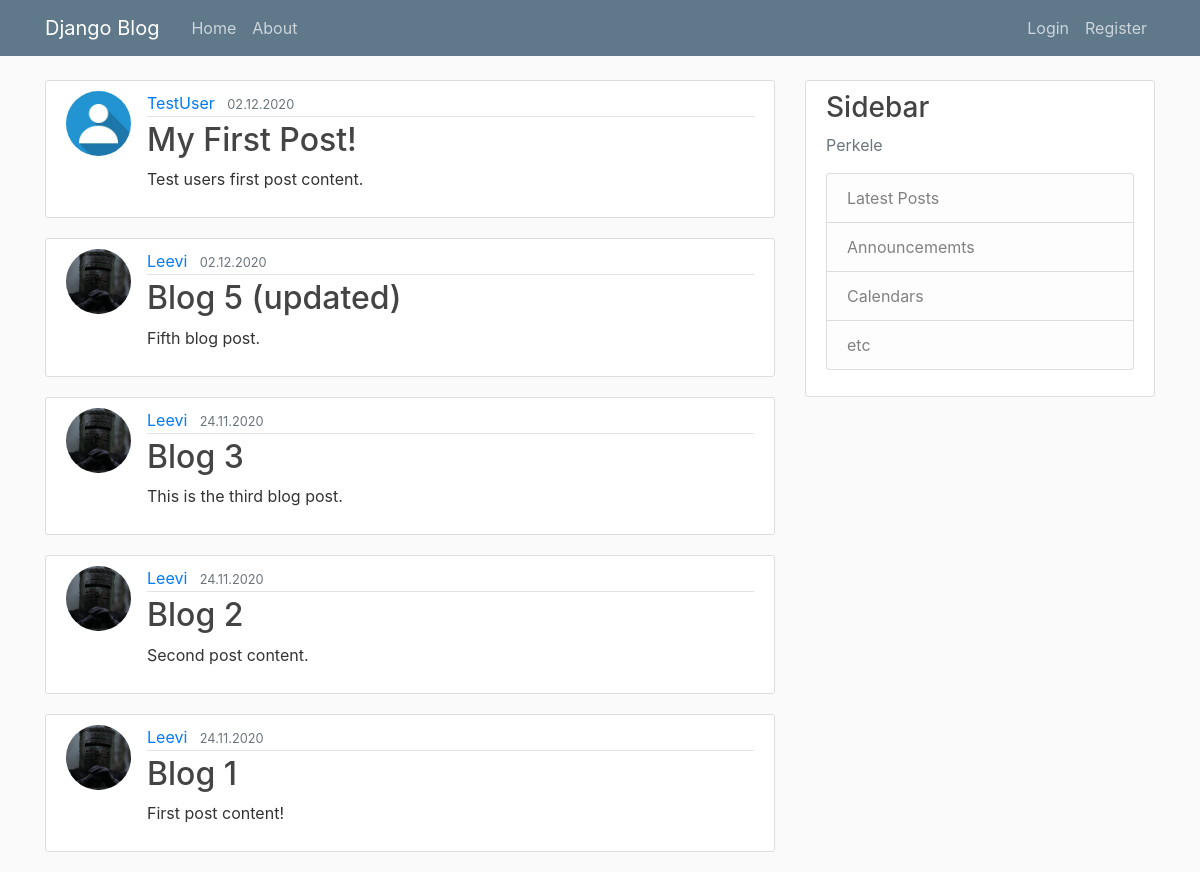
Before: / with the older database file.
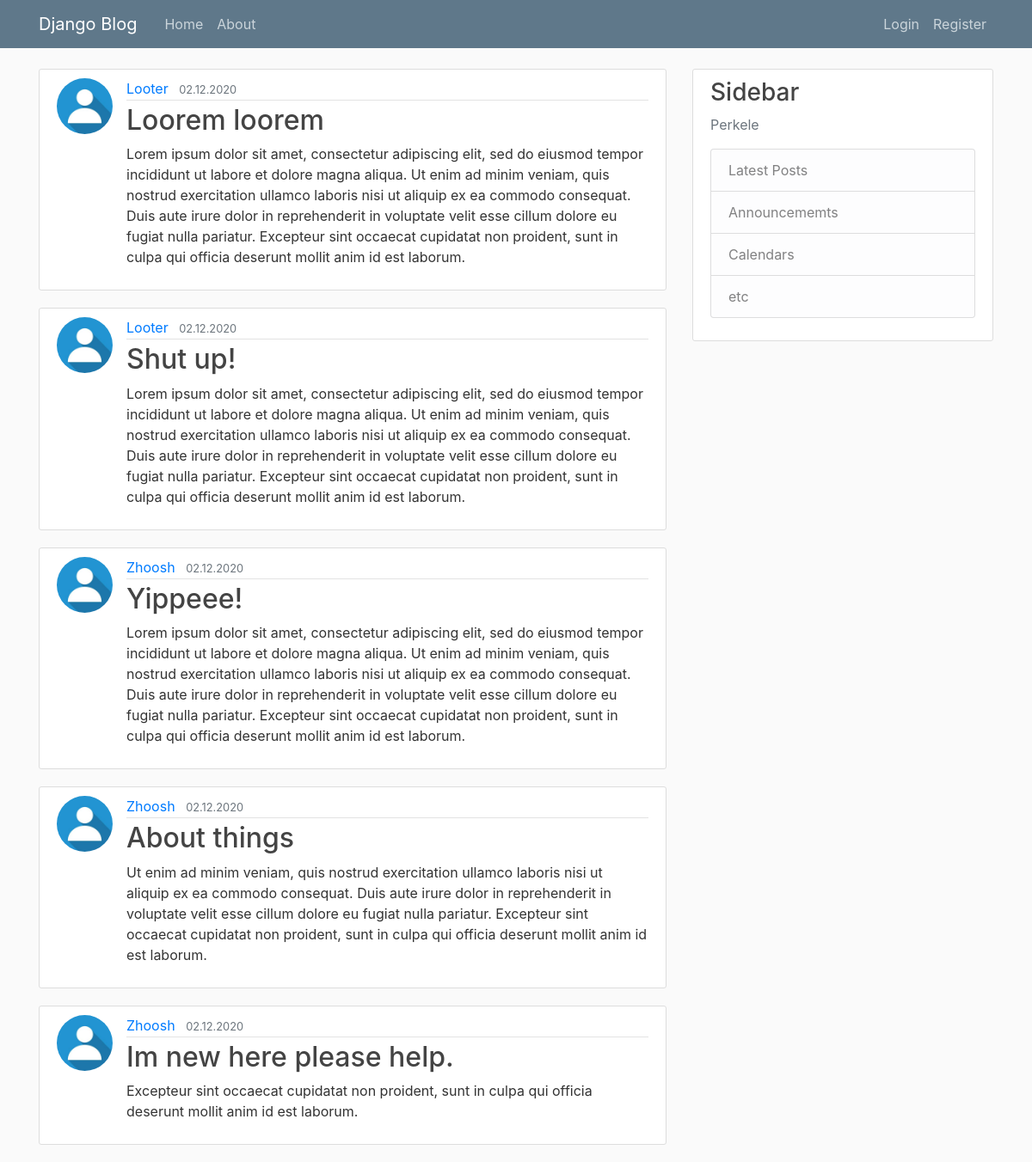
After: the same page with the newer database file.
### blog/models.py (models this page shows, shortened)
class Post(models.Model):
    title = models.CharField(max_length=100)
    content = models.TextField()
    date_posted = models.DateTimeField(default=timezone.now)
    author = models.ForeignKey(User, on_delete=models.CASCADE)

### users/models.py (models this page shows, shortened)
class Profile(models.Model):
    user = models.OneToOneField(User, on_delete=models.CASCADE)
    image = models.ImageField(default='default.jpg', upload_to='profile_pics')

### blog/views.py (the view)
# urls.py: path('', PostListView.as_view(), name='blog-home'),
class PostListView(ListView):
    model = Post
    template_name = 'blog/home.html'
    context_object_name = 'posts'
    ordering = ['-date_posted']
    paginate_by = 5

### blog/templates/blog/home.html
{% extends "blog/layout.html" %}
{% block content %}
    {% for post in posts %}
        <article class="media content-section">
          <img class="rounded-circle article-img" src="{{ post.author.profile.image.url}}">
          <div class="media-body">
            <div class="article-metadata">
              <a class="mr-2" href="#">{{ post.author }}</a>
              <small class="text-muted">{{ post.date_posted | date:"d.n.Y" }}</small>
            </div>
            <h2><a class="article-title" href="{% url 'post-detail' post.id %}">{{ post.title }}</a></h2>
            <p class="article-content">{{ post.content }}</p>
          </div>
        </article>
    {% endfor %}
{% endblock content %}

Changed rows visible on the page:
no longer on this page (row unchanged): Post: author.profile.image (placeholder picture), author "TestUser", date_posted "02.12.2020", title "My First Post!", content "Test users first post content."
no longer on this page (row unchanged): Post: author.profile.image (picture), author "Leevi", date_posted "02.12.2020", title "Blog 5 (updated)", content "Fifth blog post."
no longer on this page (row unchanged): Post: author.profile.image (picture), author "Leevi", date_posted "24.11.2020", title "Blog 3", content "This is the third blog post."
no longer on this page (row unchanged): Post: author.profile.image (picture), author "Leevi", date_posted "24.11.2020", title "Blog 2", content "Second post content."
no longer on this page (row unchanged): Post: author.profile.image (picture), author "Leevi", date_posted "24.11.2020", title "Blog 1", content "First post content!"
added Post: author.profile.image (placeholder picture), author "Looter", date_posted "02.12.2020", title "Loorem loorem", content "Lorem ipsum dolor sit amet, consectetur adipiscing elit, sed do eiusmod tempor incididunt ut labore et dolore magna aliqua. Ut enim ad minim veniam, quis nostrud exercitation ullamco laboris nisi ut aliquip ex ea commodo consequat. Duis aute irure dolor in reprehenderit in voluptate velit esse cillum dolore eu fugiat nulla pariatur. Excepteur sint occaecat cupidatat non proident, sunt in culpa qui officia deserunt mollit anim id est laborum."
added Post: author.profile.image (placeholder picture), author "Looter", date_posted "02.12.2020", title "Shut up!", content "Lorem ipsum dolor sit amet, consectetur adipiscing elit, sed do eiusmod tempor incididunt ut labore et dolore magna aliqua. Ut enim ad minim veniam, quis nostrud exercitation ullamco laboris nisi ut aliquip ex ea commodo consequat. Duis aute irure dolor in reprehenderit in voluptate velit esse cillum dolore eu fugiat nulla pariatur. Excepteur sint occaecat cupidatat non proident, sunt in culpa qui officia deserunt mollit anim id est laborum."
added Post: author.profile.image (placeholder picture), author "Zhoosh", date_posted "02.12.2020", title "Yippeee!", content "Lorem ipsum dolor sit amet, consectetur adipiscing elit, sed do eiusmod tempor incididunt ut labore et dolore magna aliqua. Ut enim ad minim veniam, quis nostrud exercitation ullamco laboris nisi ut aliquip ex ea commodo consequat. Duis aute irure dolor in reprehenderit in voluptate velit esse cillum dolore eu fugiat nulla pariatur. Excepteur sint occaecat cupidatat non proident, sunt in culpa qui officia deserunt mollit anim id est laborum."
added Post: author.profile.image (placeholder picture), author "Zhoosh", date_posted "02.12.2020", title "About things", content "Ut enim ad minim veniam, quis nostrud exercitation ullamco laboris nisi ut aliquip ex ea commodo consequat. Duis aute irure dolor in reprehenderit in voluptate velit esse cillum dolore eu fugiat nulla pariatur. Excepteur sint occaecat cupidatat non proident, sunt in culpa qui officia deserunt mollit anim id est laborum."
added Post: author.profile.image (placeholder picture), author "Zhoosh", date_posted "02.12.2020", title "Im new here please help.", content "Excepteur sint occaecat cupidatat non proident, sunt in culpa qui officia deserunt mollit anim id est laborum."
